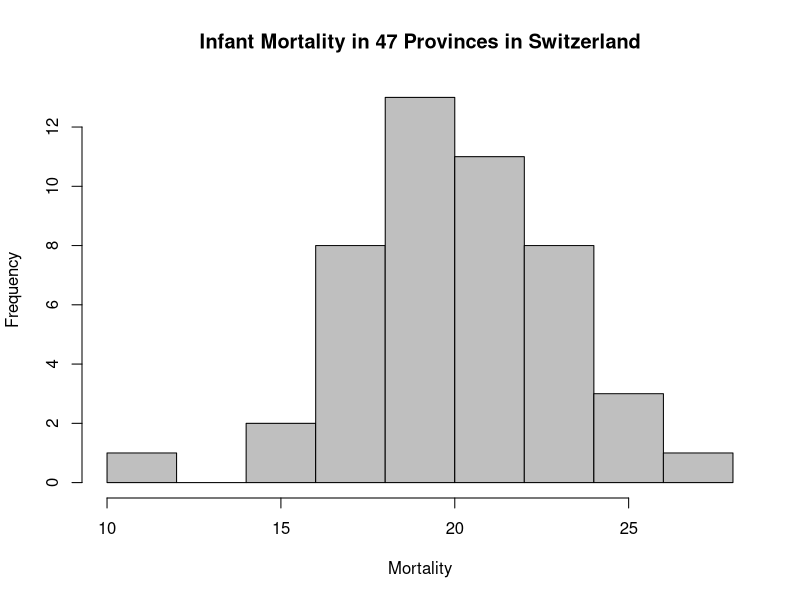
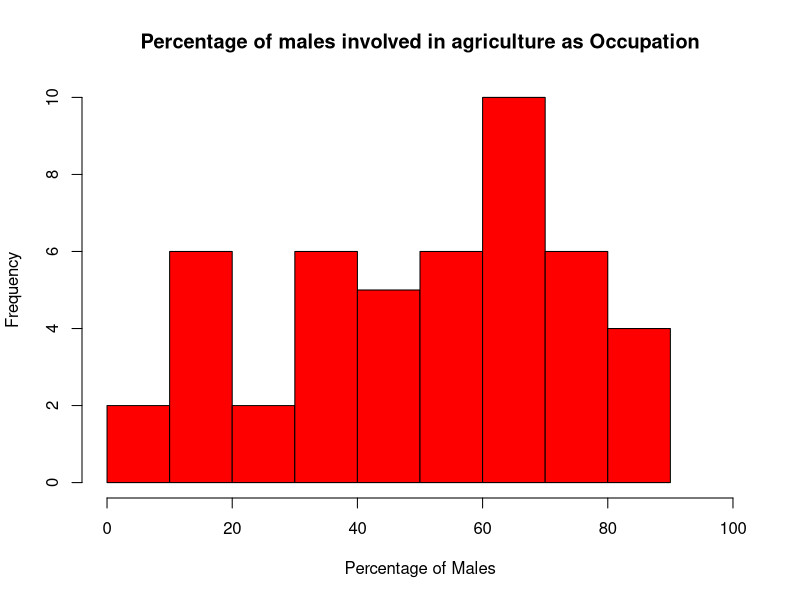
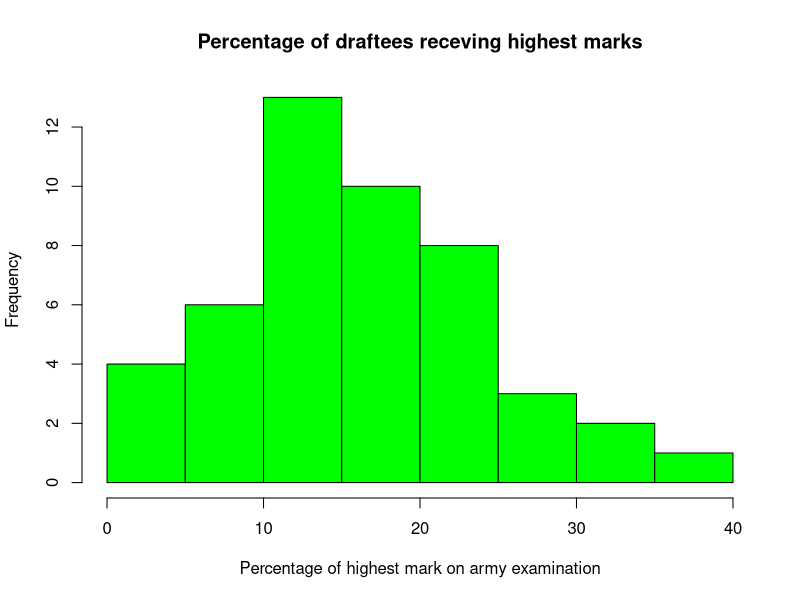
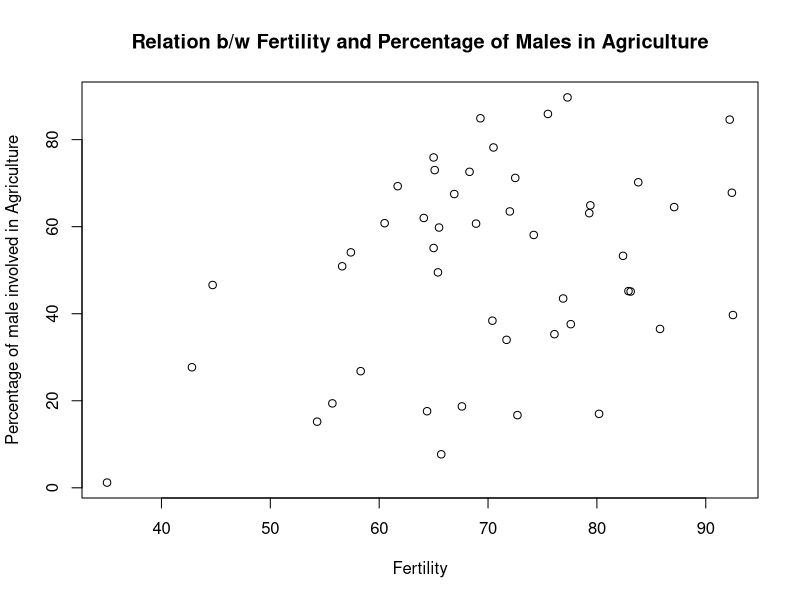
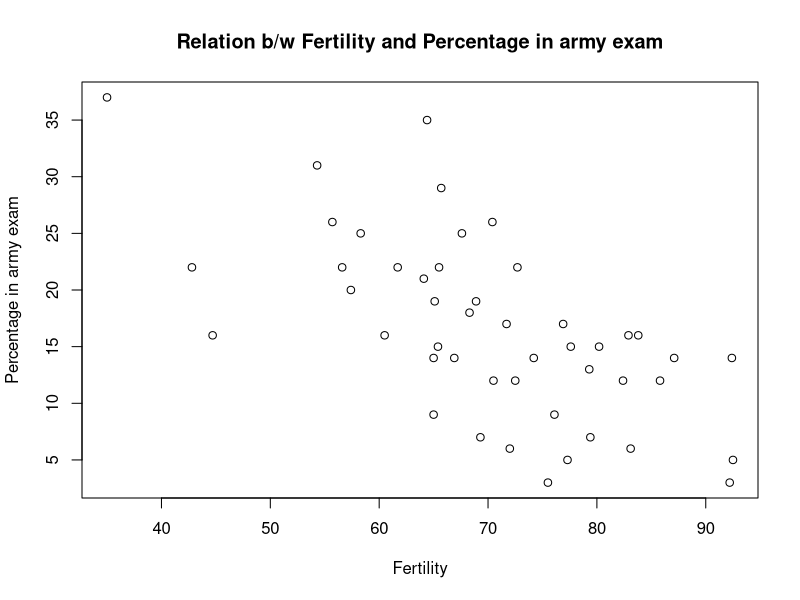

These figures' R source, in order:
####################################################################################
# Introduction to collaborative social science data analysis                       #
# By Christopher Gandrud                                                           #
# Date - 26th September 2015                                                       #
# Assigment 1                                                                      #
# Question- Does occuption of the male member has an effect on Infant Mortality    #
# Hypothesis- The provinces which has a higher male members involved in Agriculture#
# would have lower infant mortality rate as compared to provinces which more male  #
# members in the army.                                                             #
# By- Alessia D' Alessandro and Nitij Singh                                        #
# Date of Submission - 2nd OCtober 2015                                            #
####################################################################################

# Print R session Info
sessionInfo()

# Listing of the all the data sets available with R Studio
data()

# Load demographic data for Switzerland in year 1888
data("swiss")

# Viewing the information of the loaded data set
?swiss

# Summary of the Swiss data set looking for centrality
summary(swiss)

# List the variables in the data set 
names(swiss)

# Creating an histogram between Provinces and Infant Mortality
hist(swiss$Infant.Mortality, col = "gray75", main = 'Infant Mortality in 47 Provinces in Switzerland', xlab = 'Mortality',xlim = c(10,28))

# Creating an histogram between Provinces and Percentage of males involved in agricuture 
hist(swiss$Agriculture, col = "red", main = 'Percentage of males involved in agriculture as Occupation', xlab ='Percentage of Males' , xlim = c(0,100))

# Creating an histogram between Provinces and Percenatage of draftees receiving highest maek on army examination
hist(swiss$Examination, col = "green", main = 'Percentage of draftees receving highest marks', xlab = 'Percentage of highest mark on army examination'  )

# Creating boxplot for relation between Fertility and Percentage of males involved in Agriculture
plot(swiss$Fertility, swiss$Agriculture, main = 'Relation b/w Fertility and Percentage of Males in Agriculture', xlab = 'Fertility', ylab = 'Percentage of male involved in Agriculture')
cor.test(swiss$Fertility, swiss$Agriculture)

# Creating boxplot for relation between Fertility and Percentage of draftees receiving hightest mark on army examination
plot(swiss$Fertility, swiss$Examination, main = 'Relation b/w Fertility and Percentage in army exam', xlab = 'Fertility', ylab = 'Percentage in army exam')
